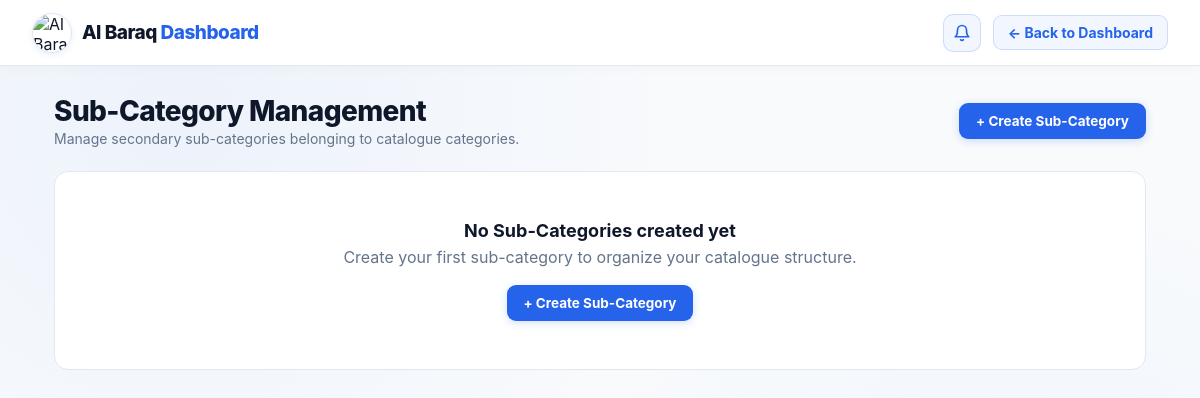
Page /products/subcategories/ (signed in) on the earlier database version.
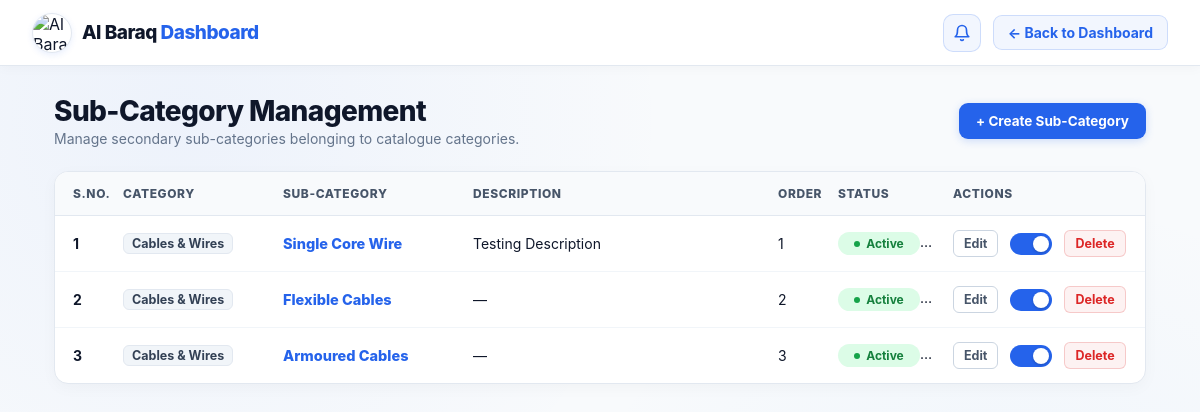
Same page on the later database version.
### products/models.py (models this page shows, shortened)
class SubCategory(models.Model):
    category = models.ForeignKey(
        Category,
        on_delete=models.CASCADE,
        related_name="subcategories"
    )
    name = models.CharField(max_length=150)
    slug = models.SlugField(unique=True, blank=True)
    description = models.TextField(blank=True)
    image = models.ImageField(
        upload_to="subcategories/",
        blank=True,
        null=True
    )
    display_order = models.PositiveIntegerField(default=0)
    is_active = models.BooleanField(default=True)
    created_at = models.DateTimeField(auto_now_add=True)
    updated_at = models.DateTimeField(auto_now=True)

class Category(models.Model):
    name = models.CharField(max_length=150)
    slug = models.SlugField(unique=True, blank=True)
    description = models.TextField(blank=True)
    image = models.ImageField(upload_to="categories/", blank=True, null=True)
    display_order = models.PositiveIntegerField(default=0)
    is_active = models.BooleanField(default=True)
    created_at = models.DateTimeField(auto_now_add=True)
    updated_at = models.DateTimeField(auto_now=True)

### products/views.py (the view)
@owner_or_admin_required
def subcategory_list(request):
    subcategories = SubCategory.objects.select_related(
        "category"
    ).order_by(
        "category__display_order",
        "category__name",
        "display_order",
        "name",
    )
    return render(
        request,
        "products/subcategory_list.html",
        {
            "subcategories": subcategories,
        },
    )

### products/templates/products/subcategory_list.html (shortened to what the changed rows need)
{% load static %}
<!DOCTYPE html>
<html lang="en">
<head>
</head>
<body>
    <main class="container">
        <div class="page-header">
            <div class="page-title">
                <h1>Sub-Category Management</h1>
            </div>
        </div>
        {% if subcategories %}
            <div class="table-card">
                <table class="data-table">
                    <thead>
                        <tr>
                            <th>S.No.</th>
                            <th>Category</th>
                            <th>Sub-Category</th>
                            <th>Description</th>
                            <th>Order</th>
                            <th>Status</th>
                            <th>Actions</th>
                        </tr>
                    </thead>
                    <tbody>
                        {% for subcategory in subcategories %}
                            <tr>
                                <td class="sno-badge">
                                    {{ forloop.counter }}
                                </td>
                                <td>
                                    <span class="parent-category-badge">
                                        {{ subcategory.category.name }}
                                    </span>
                                </td>
                                <td>
                                    <span class="subcategory-name {% if not subcategory.is_active %}inactive{% endif %}">
                                        {{ subcategory.name }}
                                    </span>
                                </td>
                                <td>
                                    {{ subcategory.description|default:"—" }}
                                </td>
                                <td>
                                    {{ subcategory.display_order }}
                                </td>
                                <td>
                                    {% if subcategory.is_active %}
                                        <span class="status-badge active">
                                            <span class="status-dot"></span>
                                            Active
                                        </span>
                                    {% else %}
                                        <span class="status-badge hidden">
                                            <span class="status-dot"></span>
                                            Hidden
                                        </span>
                                    {% endif %}
                                </td>
                                <td>
                                    <div class="action-cell">
                                        <a
                                            href="{% url 'products:subcategory_edit' subcategory.id %}"
                                            class="btn btn-secondary btn-sm"
                                        >
                                            Edit
                                        </a>
                                        <form
                                            method="POST"
                                            action="{% url 'products:subcategory_toggle_status' subcategory.id %}"
                                            style="display: inline-flex; align-items: center;"
                                        >
                                            <label class="switch" title="{% if subcategory.is_active %}Hide{% else %}Show{% endif %}">
                                                <span class="slider"></span>
                                            </label>
                                        </form>
                                        <a
                                            href="{% url 'products:subcategory_delete' subcategory.id %}"
                                            class="btn btn-danger-sm btn-sm"
                                        >
                                            Delete
                                        </a>
                                    </div>
                                </td>
                            </tr>
                        {% endfor %}
                    </tbody>
                </table>
            </div>
        {% else %}
            <div class="empty-state">
                <h3>No Sub-Categories created yet</h3>
                <p>Create your first sub-category to organize your catalogue structure.</p>
                <a href="{% url 'products:subcategory_create' %}" class="btn btn-primary">
                    + Create Sub-Category
                </a>
            </div>
        {% endif %}
    </main>
</body>
</html>

Differences in the rows shown:
added SubCategory: category.name "Cables & Wires", name "Single Core Wire", description "Testing Description", display_order "1", is_active True (drawn)
added SubCategory: category.name "Cables & Wires", name "Flexible Cables", description "—", display_order "2", is_active True (drawn)
added SubCategory: category.name "Cables & Wires", name "Armoured Cables", description "—", display_order "3", is_active True (drawn)
Other differences:
text no longer shown: "No Sub-Categories created yet Create your first sub-category to organize your catalogue structure. + Create Sub-Category"
text now shown: "S.NO. CATEGORY SUB-CATEGORY DESCRIPTION ORDER STATUS ACTIONS"
